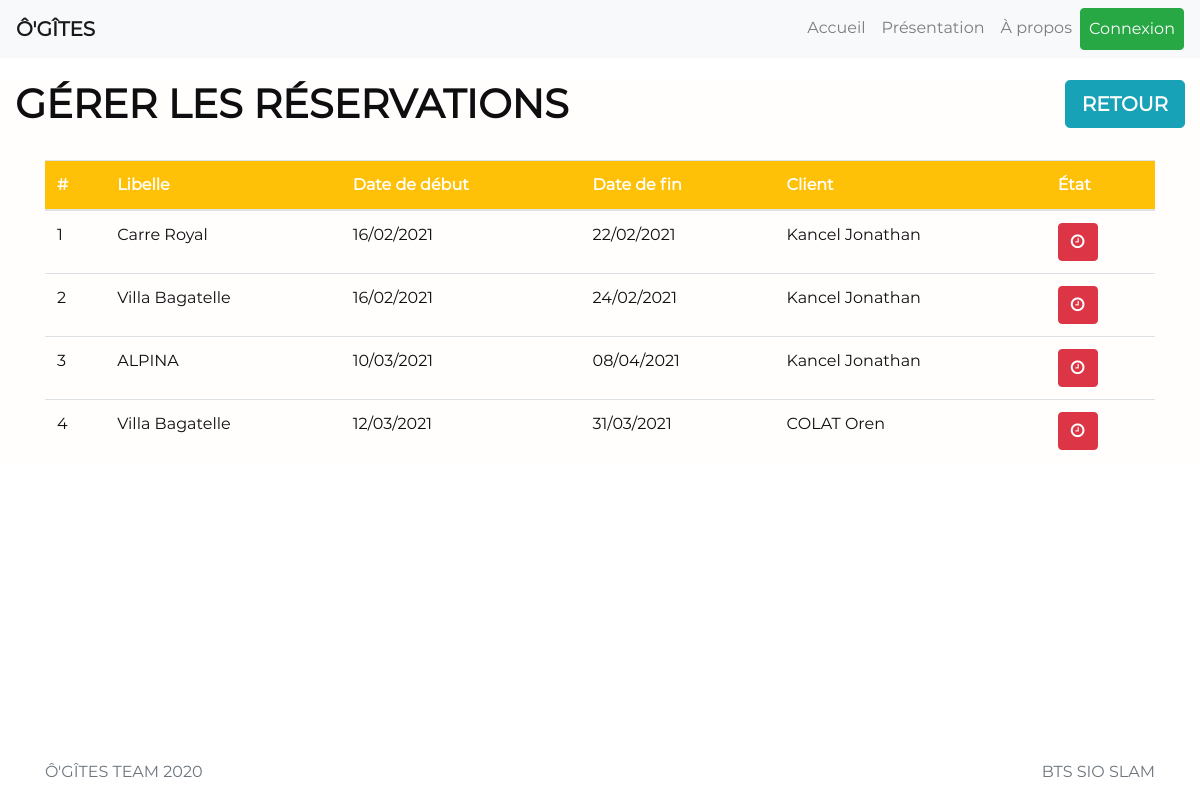
Before: /admin/gerer_reserv.php with the older database file.
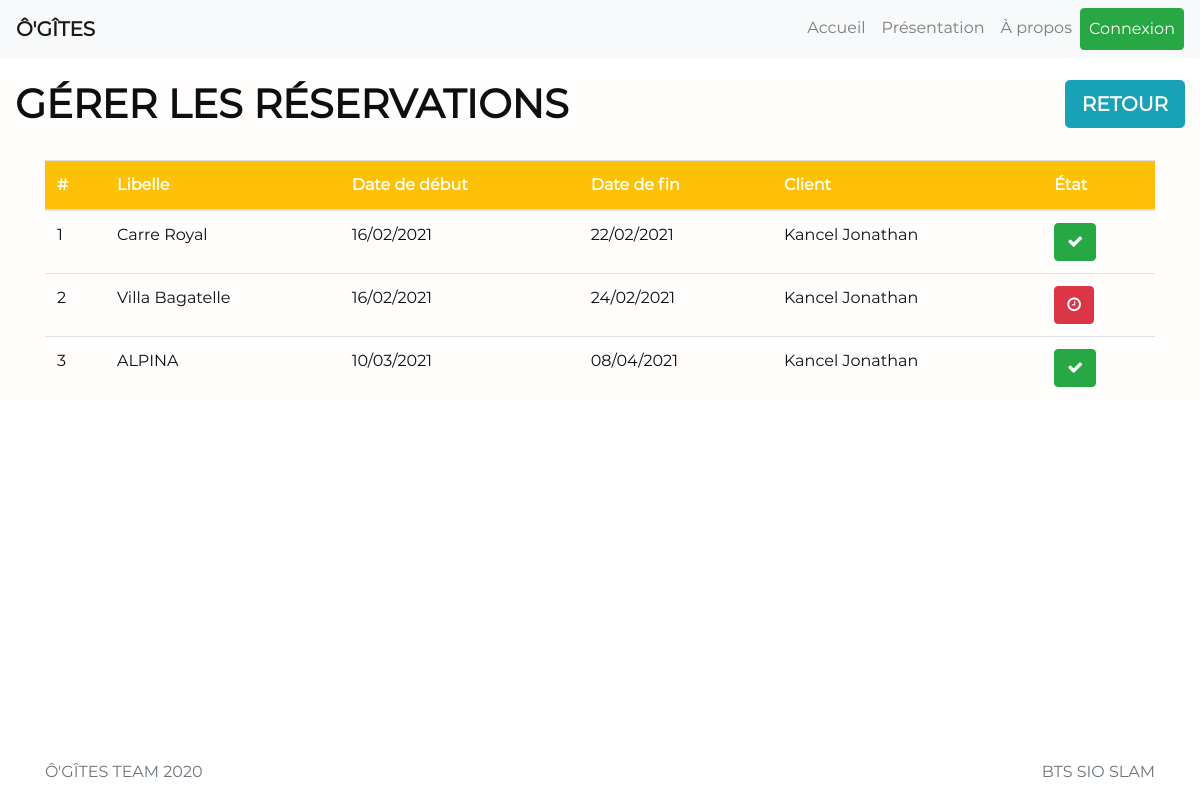
After: the same page with the newer database file.
### tables this page shows
CREATE TABLE `reservation` (
  `id_reservation` int(11) NOT NULL,
  `libelle` text NOT NULL,
  `date_debut` date NOT NULL,
  `date_fin` date NOT NULL,
  `nb_personnes` int(11) NOT NULL,
  `date_reserv` date DEFAULT NULL,
  `id_gites` int(11) NOT NULL,
  `id_users` int(11) NOT NULL,
  `etat_reservation` int(11) NOT NULL
);

CREATE TABLE `gites` (
  `id_gites` int(11) NOT NULL,
  `createur` int(11) NOT NULL,
  `libelle` text NOT NULL,
  `description` text NOT NULL,
  `localisation` text NOT NULL,
  `link_url` text NOT NULL,
  `nb_personnes_max` int(11) NOT NULL,
  `prix_nuit` int(11) NOT NULL
);

CREATE TABLE `users` (
  `id_users` int(11) NOT NULL,
  `pseudo` text NOT NULL,
  `nom` text NOT NULL,
  `prenom` text NOT NULL,
  `email` text NOT NULL,
  `tel` int(11) NOT NULL,
  `mdp` text NOT NULL,
  `date_inscription` date NOT NULL,
  `id_categorie` int(11) NOT NULL
);

### login-system/config.php (called while the page is built, shortened)
<?php
    function bd_connect() {
            try
        {
            $bdd = new PDO('mysql:host=localhost;dbname=ogites2;charset=utf8', 'root', '', array(PDO::ATTR_ERRMODE => PDO::ERRMODE_EXCEPTION));
            return $bdd;
        }
        catch(Exeption $e)
        {
            die('Erreur : ' . $e->getMessage());
        }
    }
    $pdo = bd_connect();
    ?>
    <?php
    function dateFR($date)
    {
      $date = explode('-', $date);
      $date = array_reverse($date);
      $date = implode('/', $date);
      return $date;
    }
    function requete($requete)
    {
        global $pdo;
        $def_type = explode(" ", $requete);
        $type_req = $def_type[0];
        if ($type_req == "SELECT")
        {
            $Myresult = $pdo->query($requete);
            $Myresult->setFetchMode(PDO::FETCH_ASSOC);
            $response = $Myresult->fetch();
            return $response;
        }
        else {
            $response = $pdo->exec($requete);
        }
    }
    function toFetch($requete)
    {
        global $pdo;
        $Myresult = $pdo->query($requete);
        $Myresult->setFetchMode(PDO::FETCH_ASSOC);
        return $Myresult;
    }
    function toCount($requete)
    {
        $Myresult = toFetch($requete);
        $nb_result = $Myresult->rowCount();
        return $nb_result;
    }
?>

### admin/gerer_reserv.php (the view, shortened to what this page needs)
<?php
    require_once 'head.php';
    require_once 'config_admin.php';
?>
<main role="main" class="flex-shrink-0">
    <div class="container-fluid" id="index">
        <h1 style="float: left;"><strong>GÉRER LES RÉSERVATIONS</strong></h1>
        <a href="index.php" class="btn btn-info btn-lg" style="float: right;"><strong class="white">RETOUR</strong></a>
        <div class="container">
            <?php
            $SQLParam = "SELECT * FROM reservation ORDER BY date_debut";
            $Myresult = toFetch($SQLParam);
            $nb_reserv = toCount($SQLParam);
            if ($nb_reserv > 0)
            {
            ?>
            <br>
            <table class="table table-hover" style="width: 100%;">
                <thead>
                    <tr class="bg-warning">
                        <th class="white">#</th>
                        <th class="white">Libelle</th>
                        <th class="white">Date de début</th>
                        <th class="white">Date de fin</th>
                        <th class="white">Client</th>
                        <th class="white">État</th>
                    </tr>
                </thead>
                <tbody>
                    <?php
                    $xc = 1;
                    while ($info_reserv = $Myresult->fetch())
                    {
                    ?>
                    <tr>
                        <td><?php echo $xc; ?></td>
                        <?php
                        $id_gites = $info_reserv["id_gites"];
                        $SQLParam2 = "SELECT * FROM gites WHERE id_gites = $id_gites";
                        $info_gites = requete($SQLParam2);
                        $libelle_gite = $info_gites["libelle"];
                        ?>
                        <td><?php echo $libelle_gite ?></td>
                        <td><?php echo datefr($info_reserv["date_debut"]) ?></td>
                        <td><?php echo datefr($info_reserv["date_fin"]) ?></td>
                        <?php
                        $id_users = $info_reserv["id_users"];
                        $SQLParam3 = "SELECT * FROM users WHERE id_users = $id_users";
                        $info_users = requete($SQLParam3);
                        $nom_prenom_user = $info_users["nom"] . " " . $info_users["prenom"];
                        ?>
                        <td><?php echo $nom_prenom_user ?></td>
                        <?php
                        $etat_reservation = $info_reserv["etat_reservation"];
                        if ($etat_reservation == 1)
                        {
                        ?>
                        <td><button class="btn btn-success"><i class="fa fa-check white"></i></button></td>
                        <?php
                        }
                        else
                        {
                        ?>
                        <td><button class="btn btn-danger"><i class="fa fa-clock-o white"></i></button></td>
                        <?php
                        }
                        ?>
                    </tr>
                    <?php
                        $xc++;
                    }
                    ?>
                </tbody>
            </table>
            <?php
            }
            else
            {
            ?>
            <h3 align="center">Aucune réservation dans la base de données.</h3>
            <?php
            }
            ?>
        </div>
    </div>
</main>
<?php
	require_once '../javascripts.php';
	require_once '../footer.php';
?>

Changed rows visible on the page:
removed reservation: id_gites.libelle "Villa Bagatelle", date_debut "12/03/2021", date_fin "31/03/2021", id_users.prenom "COLAT Oren", etat_reservation 0 (drawn)
changed reservation "Carre Royal": etat_reservation 0 → 1 (drawn)
changed reservation "ALPINA": etat_reservation 0 → 1 (drawn)
